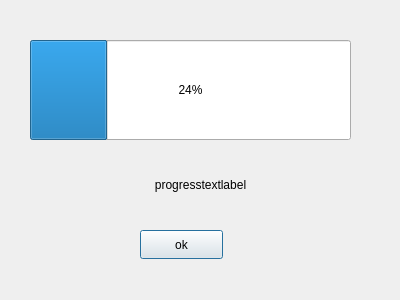
<?xml version="1.0" encoding="UTF-8"?>
<ui version="4.0">
 <class>DownloadProgress</class>
 <widget class="QDialog" name="DownloadProgress">
  <property name="geometry">
   <rect>
    <x>0</x>
    <y>0</y>
    <width>400</width>
    <height>300</height>
   </rect>
  </property>
  <property name="sizePolicy">
   <sizepolicy hsizetype="Fixed" vsizetype="Fixed">
    <horstretch>0</horstretch>
    <verstretch>0</verstretch>
   </sizepolicy>
  </property>
  <property name="minimumSize">
   <size>
    <width>400</width>
    <height>300</height>
   </size>
  </property>
  <property name="windowTitle">
   <string>Dialog</string>
  </property>
  <property name="styleSheet">
   <string notr="true">progressBar-&gt;setStyleSheet(&quot;QProgressBar { min-width: 200px; }&quot;);
</string>
  </property>
  <widget class="QProgressBar" name="progressBar">
   <property name="geometry">
    <rect>
     <x>30</x>
     <y>40</y>
     <width>321</width>
     <height>100</height>
    </rect>
   </property>
   <property name="value">
    <number>24</number>
   </property>
  </widget>
  <widget class="QLabel" name="label">
   <property name="geometry">
    <rect>
     <x>40</x>
     <y>169</y>
     <width>321</width>
     <height>31</height>
    </rect>
   </property>
   <property name="text">
    <string>progresstextlabel</string>
   </property>
   <property name="alignment">
    <set>Qt::AlignmentFlag::AlignCenter</set>
   </property>
  </widget>
  <widget class="QPushButton" name="pushButton">
   <property name="geometry">
    <rect>
     <x>140</x>
     <y>230</y>
     <width>83</width>
     <height>29</height>
    </rect>
   </property>
   <property name="text">
    <string>ok</string>
   </property>
  </widget>
 </widget>
 <resources/>
 <connections/>
</ui>
